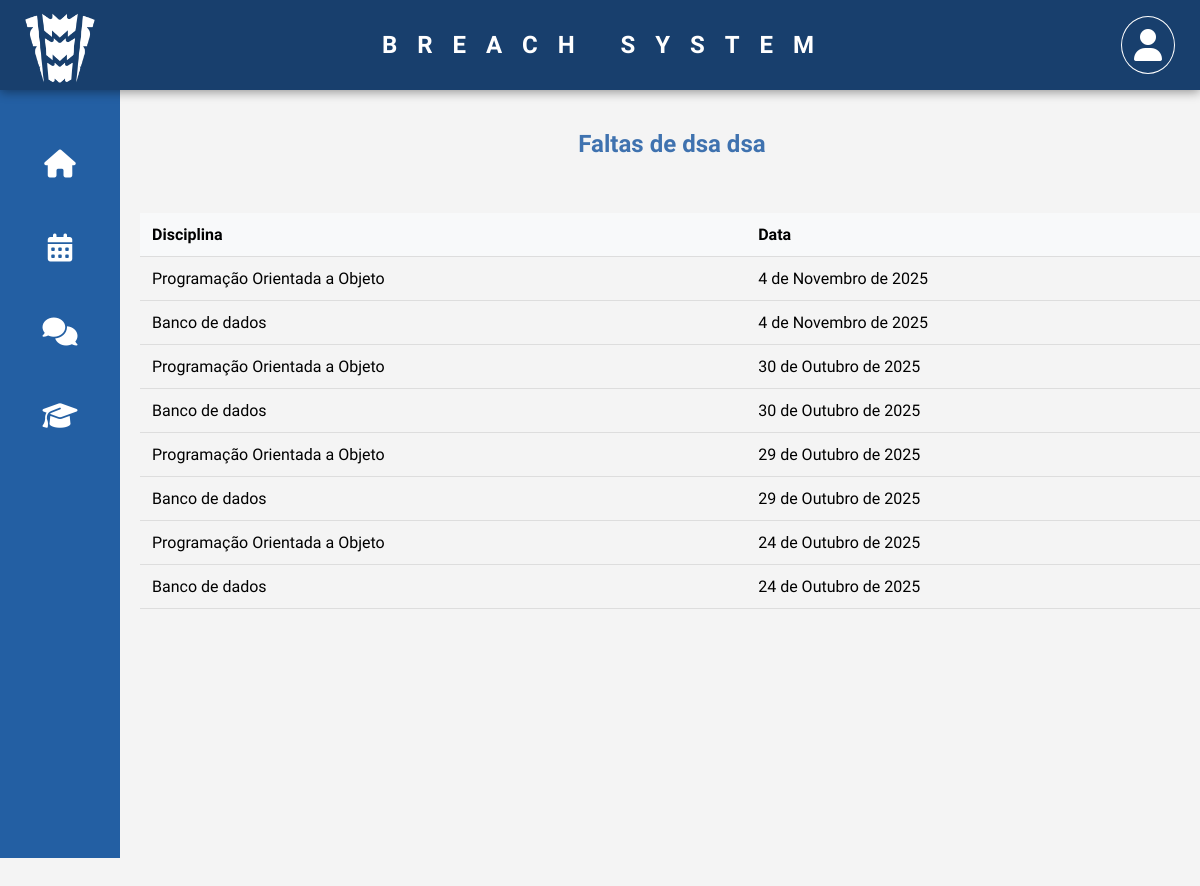
Page /dashboard/presenca_alunos/ (signed in) on the committed database.
### alunos/models.py (models this page shows, shortened)
class Aluno(models.Model):
    disciplinas = models.ManyToManyField(Disciplina, related_name='alunos', blank=True)
    user = models.OneToOneField(User, on_delete=models.CASCADE)
    matricula = models.CharField(
    max_length=20,
    unique=True,
    error_messages={
        'unique': "Matrícula já cadastrada. Use uma diferente."
    }
)

class Presenca(models.Model):
    aluno = models.ForeignKey('Aluno', on_delete=models.CASCADE)
    disciplina = models.ForeignKey('Disciplina', on_delete=models.CASCADE)
    data = models.DateField(default=timezone.now)
    presente = models.BooleanField(default=False)
    class Meta:
        unique_together = ('aluno', 'disciplina', 'data')

class Disciplina(models.Model):
    nome = models.CharField(max_length=100)

### alunos/views.py (the view)
# urls.py: path('dashboard/presenca_alunos/', views.presenca_alunos, name='presenca_alunos'),
@login_required
def presenca_alunos(request):
    try:
        aluno = Aluno.objects.get(user=request.user)
        hoje = timezone.now().date()
        faltas = Presenca.objects.filter(aluno=aluno, presente=False).order_by('-data')
        return render(request, 'alunos/presenca_alunos.html', {
            'faltas': faltas,
            'aluno': aluno,
        })
    except Aluno.DoesNotExist:
        messages.error(request, 'Aluno não encontrado')
        return render(request, 'error.html', {'message': 'Aluno não encontrado'})

### alunos/templates/alunos/presenca_alunos.html (shortened to what this page needs)
{% extends 'base.html' %}
{% block content %}
<div class="dashboard-container">
    <h2>Faltas de {{ aluno.user.get_full_name }}</h2>
    {% if faltas %}
        <table class="tabela-presenca">
            <thead>
                <tr>
                    <th>Disciplina</th>
                    <th>Data</th>
                </tr>
            </thead>
            <tbody>
                {% for falta in faltas %}
                <tr>
                    <td>{{ falta.disciplina.nome }}</td>
                    <td>{{ falta.data }}</td>
                </tr>
                {% endfor %}
            </tbody>
        </table>
    {% else %}
        <p>Você não possui faltas registradas.</p>
    {% endif %}
</div>
{% endblock %}

### templates/base.html (shortened to what this page needs)
{% load static %}
<!DOCTYPE html>
<html lang="pt-br">
<head>
    <link rel="stylesheet" href="{% static 'css/style.css' %}">
    <link href="https://cdnjs.cloudflare.com/ajax/libs/font-awesome/6.5.0/css/all.min.css" rel="stylesheet">
</head>
<body>
<header class="menuSuperior">
  <nav class="navbar">
    <div class="nav-container">
      <div class="logo">
        <img src="{% static 'image/logoIcon.png' %}" alt="Logo">
      </div>
      <div class="titleCenter">
        <h2>BREACH SYSTEM</h2>
      </div>
      {% if user.is_authenticated %}
      <div class="nav-menu">
        <a href="{% url 'perfil_view' %}"><i class="fa-solid fa-user iconUser"></i></a>
      </div>
      {% endif %}
    </div>
  </nav>
</header>
<aside class="menuLateral">
  <nav class="navbarLateral">
    <div class="nav-container">
      {% if user.is_authenticated %}
      <div class="nav-menu">
        <a href="{% url 'dashboard_aluno'%}"><i class="fa-solid fa-house iconUser"></i></a>
        <a href="{% url 'quadro_aluno_view'%}"><i class="fa-solid fa-calendar-days iconUser"></i></a>
        <a href="{% url 'aluno-meus-feedbacks' %}"><i class="fa-solid fa-comments iconUser"></i></a>
        <a href="{% url 'presenca_alunos' %}"><i class="fa-solid fa-graduation-cap iconUser"></i></a>
      </div>
      {% endif %}
    </div>
  </nav>
</aside>
    <main>
        {% block content %}{% endblock %}
    </main>
</body>
</html>

### alunos/static/css/style.css (style rules this page uses)
main { position: absolute; top: 90px; left: 120px; width: 92%; height: 100%; }
h1, h2 { color: #2c3e50; margin-bottom: 20px; text-align: center; }
table { width: 100%; border-collapse: collapse; margin-top: 20px; }
th, td { padding: 12px; text-align: left; border-bottom: 1px solid #ddd; }
th { background-color: #f8f9fa; font-weight: bold; }
a { color: #3498db; text-decoration: none; }

### rows in the picture
Aluno: user.get_full_name "dsa dsa"
Presenca: disciplina.nome "Programação Orientada a Objeto", data "4 de Novembro de 2025"
Presenca: disciplina.nome "Banco de dados", data "4 de Novembro de 2025"
Presenca: disciplina.nome "Programação Orientada a Objeto", data "30 de Outubro de 2025"
Presenca: disciplina.nome "Banco de dados", data "30 de Outubro de 2025"
Presenca: disciplina.nome "Programação Orientada a Objeto", data "29 de Outubro de 2025"
Presenca: disciplina.nome "Banco de dados", data "29 de Outubro de 2025"
Presenca: disciplina.nome "Programação Orientada a Objeto", data "24 de Outubro de 2025"
Presenca: disciplina.nome "Banco de dados", data "24 de Outubro de 2025"
